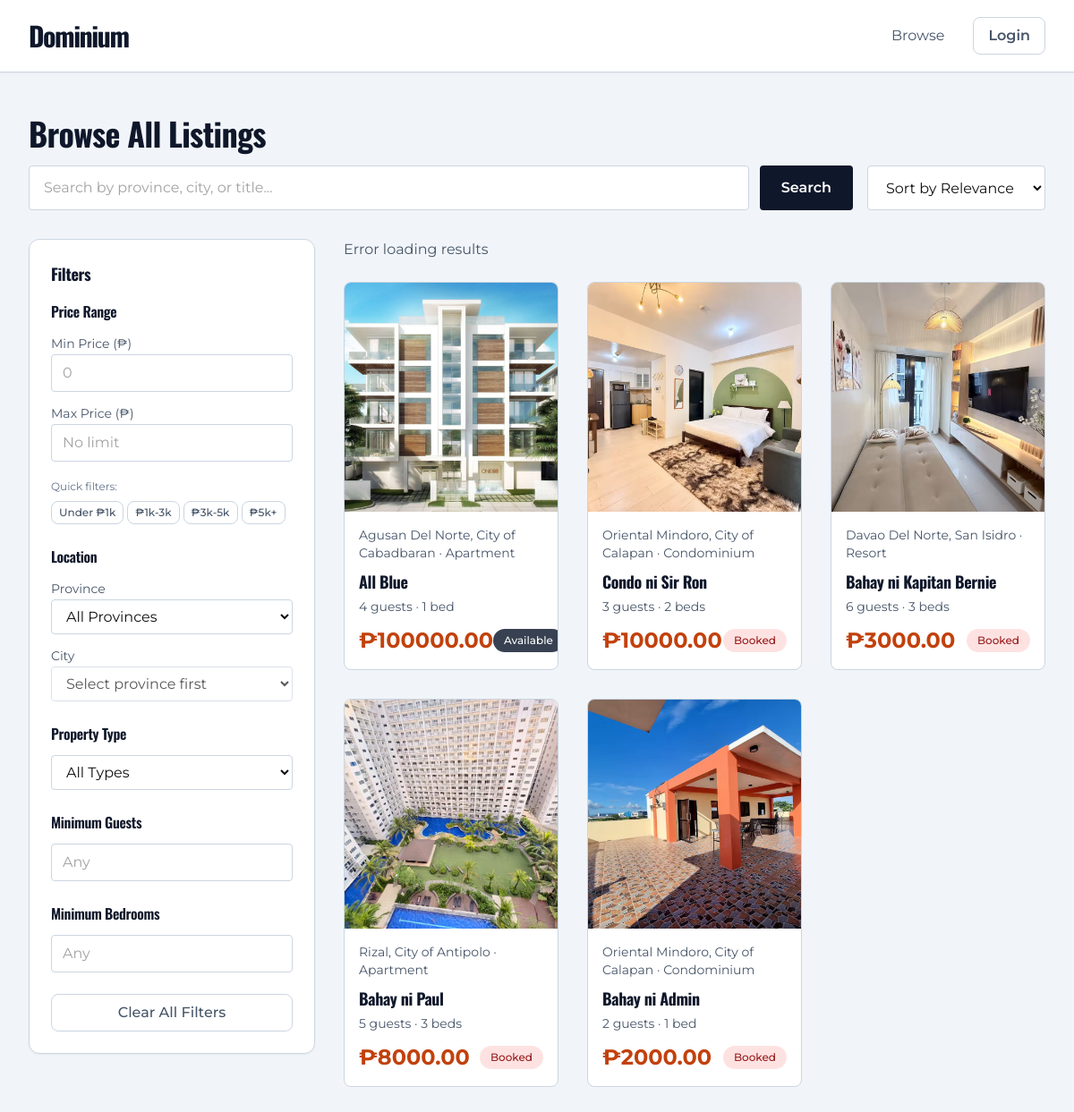
The page /listings on the database its author committed.
### tables this page shows
CREATE TABLE `listings` (
  `id` int(11) NOT NULL,
  `user_id` int(11) NOT NULL,
  `title` varchar(255) NOT NULL,
  `province` varchar(100) NOT NULL DEFAULT '',
  `city` varchar(100) NOT NULL,
  `price` decimal(10,2) NOT NULL,
  `thumbnail` varchar(512) NOT NULL,
  `description` text NOT NULL,
  `bedrooms` int(11) NOT NULL DEFAULT 1,
  `guests` int(11) NOT NULL DEFAULT 1,
  `category` varchar(100) NOT NULL,
  `is_active` tinyint(1) DEFAULT 1,
  `is_approved` tinyint(1) DEFAULT 0,
  `created_at` timestamp NOT NULL DEFAULT current_timestamp(),
  `updated_at` timestamp NOT NULL DEFAULT current_timestamp() ON UPDATE current_timestamp()
);

### app/views/home/listings.php (the view, shortened to what the rows shown need)
<?php
$query = trim($_GET['q'] ?? '');
$listings = [];
try {
    $listings = $query ? dominium_search_listings($query) : dominium_listings();
} catch (Throwable $e) {
    error_log('Browse listings failed: ' . $e->getMessage());
    $listings_data_error = 'Listings cannot be loaded right now. Please check the database connection or import dominium.sql.';
}
include APP_ROOT . '/app/views/partials/header.php';
?>
<main class="min-h-screen">
    <div class="max-w-7xl mx-auto px-4 sm:px-6 lg:px-8 py-12">
        <div class="mb-8">
            <h1 class="text-4xl font-bold text-primary mb-4">Browse All Listings</h1>
            <div class="flex flex-col lg:flex-row gap-4 mb-6">
                <form action="<?= url('listings') ?>" method="GET" class="flex-1 flex gap-3">
                    <input type="search" id="searchInput" name="q" value="<?= esc($query) ?>" placeholder="Search by province, city, or title..." class="flex-1 px-4 py-3 border border-gray-300 rounded focus:outline-none focus:ring-2 focus:ring-black">
                    <button type="submit" class="btn btn-primary px-6 py-3 rounded font-semibold">
                        Search
                    </button>
                </form>
                <select id="sortSelect" class="px-4 py-3 border border-gray-300 rounded focus:outline-none focus:ring-2 focus:ring-black">
                    <option value="relevance">Sort by Relevance</option>
                </select>
            </div>
        </div>
        <div class="flex flex-col lg:flex-row gap-8">
            <div class="lg:w-80 flex-shrink-0">
                <div class="card p-6 sticky top-24">
                    <h2 class="text-lg font-bold text-primary mb-4">Filters</h2>
                    <div class="mb-6">
                        <h3 class="font-semibold text-primary mb-3">Price Range</h3>
                        <div class="space-y-3">
                            <div>
                                <label class="text-sm text-secondary">Min Price (₱)</label>
                                <input type="number" id="minPrice" min="0" step="100" placeholder="0" class="w-full px-3 py-2 border border-gray-300 rounded focus:outline-none focus:ring-2 focus:ring-black">
                            </div>
                            <div>
                                <label class="text-sm text-secondary">Max Price (₱)</label>
                                <input type="number" id="maxPrice" min="0" step="100" placeholder="No limit" class="w-full px-3 py-2 border border-gray-300 rounded focus:outline-none focus:ring-2 focus:ring-black">
                            </div>
                            <div class="pt-2">
                                <p class="text-xs text-muted mb-2">Quick filters:</p>
                                <div class="flex flex-wrap gap-1">
                                    <button type="button" class="price-quick-filter px-2 py-1 text-xs btn btn-outline" data-min="0" data-max="1000">Under ₱1k</button>
                                    <button type="button" class="price-quick-filter px-2 py-1 text-xs btn btn-outline" data-min="1000" data-max="3000">₱1k-3k</button>
                                    <button type="button" class="price-quick-filter px-2 py-1 text-xs btn btn-outline" data-min="3000" data-max="5000">₱3k-5k</button>
                                    <button type="button" class="price-quick-filter px-2 py-1 text-xs btn btn-outline" data-min="5000" data-max="">₱5k+</button>
                                </div>
                            </div>
                        </div>
                    </div>
                    <div class="mb-6">
                        <h3 class="font-semibold text-primary mb-3">Location</h3>
                        <div class="space-y-3">
                            <div>
                                <label class="text-sm text-secondary">Province</label>
                                <select id="provinceFilter" class="w-full px-3 py-2 border border-gray-300 rounded focus:outline-none focus:ring-2 focus:ring-black">
                                    <option value="">All Provinces</option>
                                </select>
                            </div>
                            <div>
                                <label class="text-sm text-secondary">City</label>
                                <select id="cityFilter" class="w-full px-3 py-2 border border-gray-300 rounded focus:outline-none focus:ring-2 focus:ring-black" disabled>
                                    <option value="">Select province first</option>
                                </select>
                            </div>
                        </div>
                    </div>
                    <div class="mb-6">
                        <h3 class="font-semibold text-primary mb-3">Property Type</h3>
                        <select id="categoryFilter" class="w-full px-3 py-2 border border-gray-300 rounded focus:outline-none focus:ring-2 focus:ring-black">
                            <option value="">All Types</option>
                        </select>
                    </div>
                    <div class="mb-6">
                        <h3 class="font-semibold text-primary mb-3">Minimum Guests</h3>
                        <input type="number" id="minGuests" min="1" max="20" placeholder="Any" class="w-full px-3 py-2 border border-gray-300 rounded focus:outline-none focus:ring-2 focus:ring-black">
                    </div>
                    <div class="mb-6">
                        <h3 class="font-semibold text-primary mb-3">Minimum Bedrooms</h3>
                        <input type="number" id="minBedrooms" min="1" max="10" placeholder="Any" class="w-full px-3 py-2 border border-gray-300 rounded focus:outline-none focus:ring-2 focus:ring-black">
                    </div>
                    <button type="button" id="clearFilters" class="w-full btn btn-outline">
                        Clear All Filters
                    </button>
                </div>
            </div>
            <div class="flex-1">
                <div id="searchHeader" class="mb-6 hidden">
                    <div class="flex justify-between items-center">
                        <p id="resultsCount" class="text-secondary"></p>
                    </div>
                </div>
        <div id="listingsContainer">
        <?php if (empty($listings)): ?>
            <div class="text-center py-12">
                <p class="text-secondary text-lg">No listings found. Try a different search.</p>
            </div>
        <?php else: ?>
            <div class="grid grid-cols-1 md:grid-cols-2 lg:grid-cols-3 gap-8">
                <?php foreach ($listings as $listing): ?>
                    <a href="<?= url('listings/' . $listing['id']) ?>" class="listing-card group block border border-gray-200 rounded-lg overflow-hidden hover:shadow-lg transition">
                        <div class="relative overflow-hidden h-64">
                            <img src="<?= esc(listing_thumbnail_src($listing)) ?>" alt="<?= esc($listing['title']) ?>" class="w-full h-full object-cover group-hover:scale-105 transition duration-300">
                        </div>
                        <div class="p-4">
                            <p class="text-sm text-secondary mb-2"><?= esc($listing['province'] ? $listing['province'] . ', ' : '') ?><?= esc($listing['city']) ?> · <?= esc($listing['category']) ?></p>
                            <h3 class="text-lg font-bold text-primary mb-1"><?= esc($listing['title']) ?></h3>
                            <p class="text-sm text-secondary mb-3"><?= esc($listing['guests']) ?> guests · <?= esc($listing['bedrooms']) ?> bed<?= $listing['bedrooms'] !== 1 ? 's' : '' ?></p>
                            <div class="flex justify-between items-center">
                                <p class="price text-2xl">₱<?= esc($listing['price']) ?></p>
                                <div class="flex items-center gap-2">
                                    <span class="badge <?= dominium_is_listing_booked($listing['id']) ? 'badge-error' : 'badge-success' ?>">
                                        <?= dominium_is_listing_booked($listing['id']) ? 'Booked' : 'Available' ?>
                                    </span>
                                </div>
                            </div>
                        </div>
                    </a>
                <?php endforeach; ?>
            </div>
        <?php endif; ?>
            </div>
            </div>
        </div>
    </div>
</main>
<?php include APP_ROOT . '/app/views/partials/footer.php'; ?>

### scheme/Router.php (shortened to what the rows shown need)
<?php
class Router
{
    private array $routes = [];
    private ?array $pending_route = null;
    public function get(string $path, string|callable $handler, array $middleware = []): self
    {
        $this->pending_route = [
            'method'     => 'GET',
            'path'       => trim($path, '/'),
            'handler'    => $handler,
            'middleware' => $middleware,
        ];
        return $this;
    }
    public function post(string $path, string|callable|array $handler, array $middleware = []): self
    {
        $this->pending_route = [
            'method'     => 'POST',
            'path'       => trim($path, '/'),
            'handler'    => $handler,
            'middleware' => $middleware,
        ];
        return $this;
    }
    public function middleware(string|callable $mw): self
    {
        $this->pending_route['middleware'][] = $mw;
        return $this;
    }
    private function commit_pending_route(): void
    {
        if ($this->pending_route !== null) {
            $this->routes[] = $this->pending_route;
            $this->pending_route = null;
        }
    }
    public function group(array $attributes, callable $callback): self
    {
        $previous_count = count($this->routes);
        $new_routes = array_slice($this->routes, $previous_count);
        array_splice($this->routes, $previous_count, count($new_routes), $new_routes);
        return $this;
    }
    public function get_base_path(): string
    {
        $script = $_SERVER['SCRIPT_NAME'] ?? '';
        $script = preg_replace('#/index\.php$#', '', $script);
        $script = preg_replace('#/index$#', '', $script);
        $base = '/' . trim($script, '/') . '/';
        return $base === '//' ? '/' : $base;
    }
    public function run(): void
    {
        $base_path = $this->get_base_path();
        $uri = parse_url($_SERVER['REQUEST_URI'] ?? '/', PHP_URL_PATH) ?? '/';
        if (str_starts_with($uri, $base_path)) {
            $uri = substr($uri, strlen($base_path) - 1) ?: '/';
        }
        $uri = trim($uri, '/');
        $uri_parts = $uri === '' ? [] : explode('/', $uri);
        foreach ($this->routes as $route) {
            $route_parts = $route['path'] === '' ? [] : explode('/', $route['path']);
            $params = [];
            $match = true;
            $i = 0;
            while ($i < count($route_parts)) {
                $i++;
            }
            if ($i < count($uri_parts)) {
                $match = false;
            }
            if (!$match) {
                continue;
            }
            try {
                $this->execute_handler($route['handler'], $params);
            } catch (Throwable $e) {
                error_log('Router error: ' . $e->getMessage());
                $this->render_error_page(500, 'Server error: ' . $e->getMessage());
            }
            return;
        }
        exit;
    }
    private function execute_handler(string|callable|array $handler, array $params): void
    {
        if (is_array($handler) && count($handler) === 2) {
            [$class, $method] = $handler;
            if (is_string($class) && is_string($method)) {
                if (class_exists($class) && method_exists($class, $method)) {
                    $args = [];
                    call_user_func_array([$class, $method], $args);
                    return;
                }
            }
        }
        throw new RuntimeException("Invalid handler: " . var_export($handler, true));
    }
}

### rows shown on the page
listings: thumbnail (picture), province "Agusan Del Norte,", city "City of Cabadbaran", category "Apartment", title "All Blue", guests "4", bedrooms "1", price "100000.00", shows "Available"
listings: thumbnail (picture), province "Oriental Mindoro,", city "City of Calapan", category "Condominium", title "Condo ni Sir Ron", guests "3", bedrooms "2", price "10000.00", shows "Booked"
listings: thumbnail (picture), province "Davao Del Norte,", city "San Isidro", category "Resort", title "Bahay ni Kapitan Bernie", guests "6", bedrooms "3", price "3000.00", shows "Booked"
listings: thumbnail (picture), province "Rizal,", city "City of Antipolo", category "Apartment", title "Bahay ni Paul", guests "5", bedrooms "3", price "8000.00", shows "Booked"
listings: thumbnail (picture), province "Oriental Mindoro,", city "City of Calapan", category "Condominium", title "Bahay ni Admin", guests "2", bedrooms "1", price "2000.00", shows "Booked"
